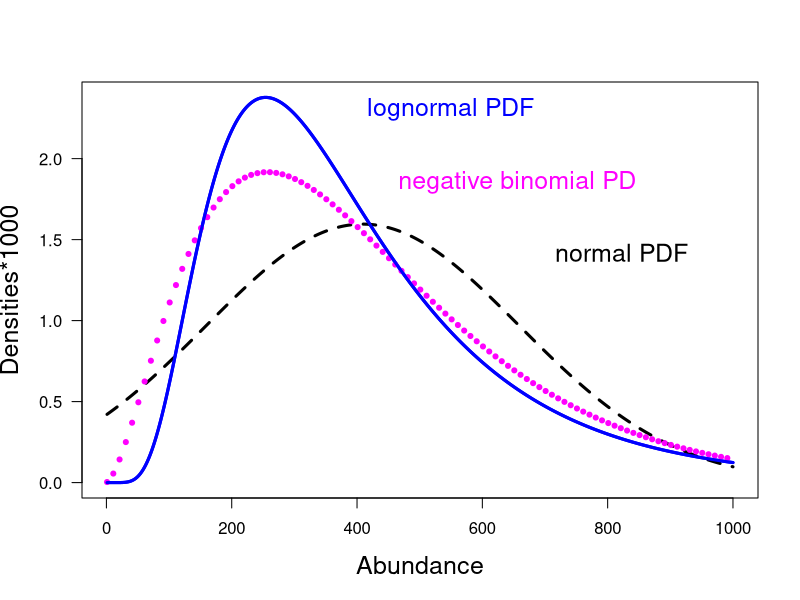

Write R code to recreate this figure.
print('file: Gerrodette3Densities.R')
print(date())
# Gerrodette11: plot neg. binomial, normal, lognormal
LNparams = function(mu,sigma){
  # Calculate parameters alpha, beta for lognormal PDF from
  # mean mu > 0 and standard deviation sigma
  # Dieter.Wolf-Gladrow@awi.de 7/2019 (based on function lnormal.params from bayescount)
  beta = sqrt(log(sigma^2/mu^2+1))
  alpha = log(mu) - ((beta^2)/2)
  return(c(alpha,beta))
}
mu = 409; sigma = 250 
print(c(mu,'mean'))
print(c(sigma,'standard deviation'))
x = seq(1,1000)
par = LNparams(mu,sigma)
yLN = dlnorm(x,par[1],par[2])
print(c(round(par[1],4),'alpha (lognormal PDF)'))
print(c(round(par[2],4),'beta (lognormal PDF)'))
yNormal = dnorm(x,mu,sigma)
# Calculate parameters s and p for negative binomial PD:
s = mu^2/(sigma^2-mu); p = s/(mu+s)
print(c(round(s,4),'s (negative binomial PD)'))
print(c(round(p,5),'p (negative binomial PD)'))
xNB = seq(1,1000,10)
yNB = dnbinom(xNB,s,p)
sflag = 2
if (sflag == 2) {
  sc = 1e3 # scale for plot
  # png('Gerrodette11NegBiLogNorm200724.png',width=16,height=12,units='cm',res=300)
  plot(x,yLN*sc,type='l',lwd=3,col='blue',xlab='Abundance',
       ylab='Densities*1000',las=1,cex=0.4,cex.lab=1.5)
  lines(x,yNormal*sc,col='black',lty=2,lwd=3)
  points(xNB,yNB*sc,col='magenta',lwd=3,cex=0.4)
  lines(x,yLN*sc,col='blue',lwd=3)
  text(400,2.3,col='blue','lognormal PDF',pos=4,cex=1.5)
  text(700,1.4,col='black','normal PDF',pos=4,cex=1.5)
  text(450,1.85,col='magenta','negative binomial PD',pos=4,cex=1.5)
  # dev.off()
}
# -----------------------------------------------------------------------------
# Results:
# "file: Gerrodette3Densities.R"
# "Sat Dec 17 17:44:32 2022"
# "409"                "mean"
# "250"                "standard deviation"
# "5.855"              "alpha (lognormal PDF)"
# "0.5634"             "beta (lognormal PDF)"
# "2.6941"             "s (negative binomial PD)"
# "0.00654"            "p (negative binomial PD)"
# -----------------------------------------------------------------------------
